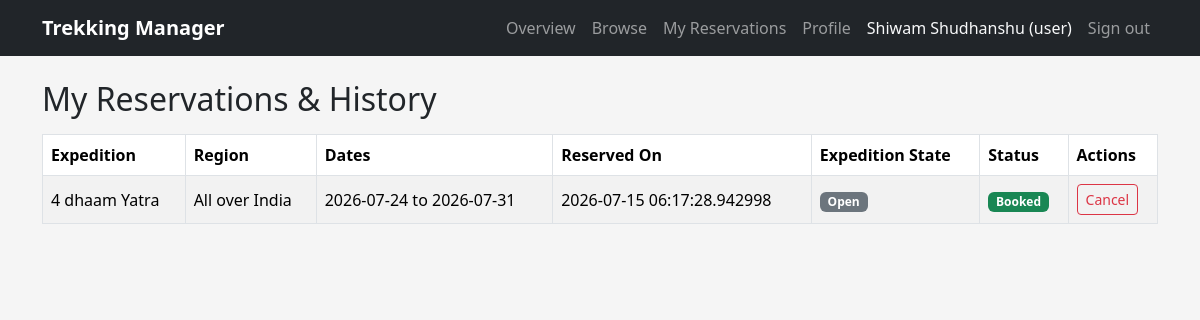
Screenshot of /trekker/my-reservations (signed in) with the database file from the repository.
### models.py (models this page shows)
class Reservation(db.Model):
    __tablename__ = "reservations"
    id = db.Column(db.Integer, primary_key=True)
    account_id = db.Column(db.Integer, db.ForeignKey("accounts.id"), nullable=False)
    expedition_id = db.Column(db.Integer, db.ForeignKey("expeditions.id"), nullable=False)
    reserved_on = db.Column(db.DateTime, default=datetime.utcnow)
    reservation_state = db.Column(db.String(20), nullable=False, default="Booked")

### main.py (the view)
@app.route("/trekker/my-reservations", endpoint="trekker.my_reservations")
@roles_only("user")
def trekker_my_reservations():
    rows = Reservation.query.filter_by(account_id=session["account_id"]).order_by(
        Reservation.reserved_on.desc()
    ).all()
    for r in rows:
        r.expedition_title = r.expedition.title
        r.region = r.expedition.region
        r.begin_date = r.expedition.begin_date
        r.finish_date = r.expedition.finish_date
        r.current_state = r.expedition.current_state
    return render_template("trekker/reservations.html", reservations=rows)

### main.py (called while the page is built)
def roles_only(*allowed_roles):
    def outer(view_func):
        @wraps(view_func)
        def guarded(*args, **kwargs):
            if "account_id" not in session:
                flash("Please sign in first.", "warning")
                return redirect(url_for("auth.login"))
            if session.get("role") not in allowed_roles:
                flash("That page isn't available for your account type.", "danger")
                return redirect(url_for("auth.landing"))
            return view_func(*args, **kwargs)
        return guarded
    return outer

### templates/trekker/reservations.html (shortened to what this page needs)
{% extends "layout.html" %}
{% block body %}
<h2 class="mb-3">My Reservations &amp; History</h2>
<div class="table-responsive">
<table class="table table-striped table-bordered bg-white align-middle">
    <thead>
        <tr><th>Expedition</th><th>Region</th><th>Dates</th><th>Reserved On</th><th>Expedition State</th><th>Status</th><th>Actions</th></tr>
    </thead>
    <tbody>
        {% for r in reservations %}
        <tr>
            <td>{{ r.expedition_title }}</td>
            <td>{{ r.region }}</td>
            <td>{{ r.begin_date or '—' }} to {{ r.finish_date or '—' }}</td>
            <td>{{ r.reserved_on }}</td>
            <td><span class="badge bg-secondary">{{ r.current_state }}</span></td>
            <td>
                {% if r.reservation_state == 'Booked' %}<span class="badge bg-success">Booked</span>
                {% elif r.reservation_state == 'Cancelled' %}<span class="badge bg-danger">Cancelled</span>
                {% else %}<span class="badge bg-secondary">Completed</span>{% endif %}
            </td>
            <td>
                {% if r.reservation_state == 'Booked' %}
                <form method="POST" action="{{ url_for('trekker.cancel', reservation_id=r.id) }}"
                      onsubmit="return confirm('Cancel this reservation?');">
                    <button type="submit" class="btn btn-sm btn-outline-danger">Cancel</button>
                </form>
                {% else %}&mdash;{% endif %}
            </td>
        </tr>
        {% else %}
        <tr><td colspan="7" class="text-center">No reservations yet. <a href="{{ url_for('trekker.browse') }}">Browse expeditions</a></td></tr>
        {% endfor %}
    </tbody>
</table>
</div>
{% endblock %}

### static/css/main.css (style rules this page uses)
body { background-color: #f5f5f5; }

### rows the page displays
Reservation: expedition_title "4 dhaam Yatra", region "All over India", begin_date "2026-07-24", finish_date "2026-07-31", reserved_on "2026-07-15 06:17:28.942998", current_state "Open", reservation_state "Booked"

### other values shown
{{ session.full_name }} "Shiwam Shudhanshu"
{{ session.role }} "user"
